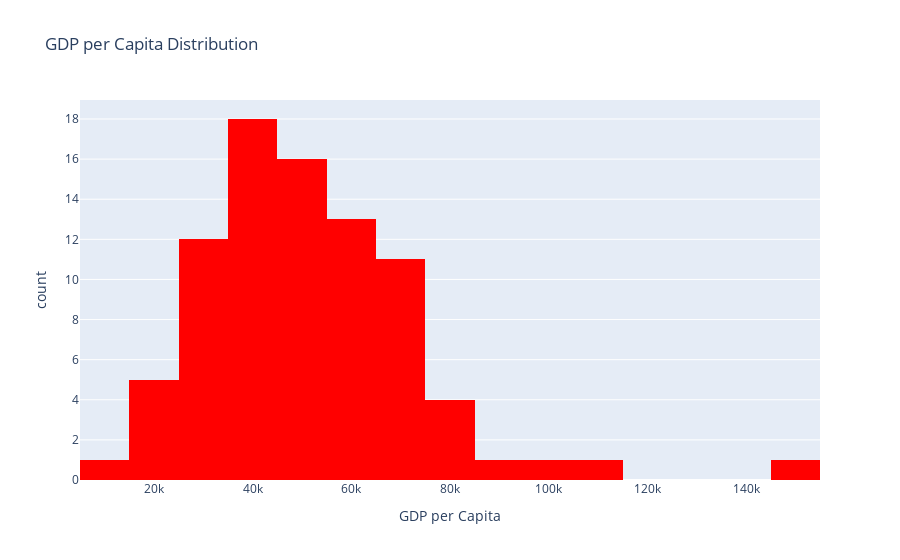

The notebook cell this image was saved under:
### Code cell
fig = px.histogram(
    df_final,
    x="GDP per Capita",
    title="GDP per Capita Distribution",
    color_discrete_sequence=['red']
)

fig.show()
Skewness=df_final['GDP per Capita'].skew()
print(f'Skewness:{Skewness}')

### Figure 1 — Plotly figure (JSON) as saved in the notebook; plotly's stock layout.template omitted (floating-point values rounded to 4 significant figures)
{"data": [{"bingroup": "x", "hovertemplate": "GDP per Capita=%{x}<br>count=%{y}<extra></extra>", "legendgroup": "", "marker": {"color": "red", "pattern": {"shape": ""}}, "name": "", "orientation": "v", "showlegend": false, "type": "histogram", "x": [55770.0, 66690.0, 62500.0, 57600.0, 53310.0, 63080.0, 43560.0, 10090.0, 80430.0, 83750.0, 94830.0, 34910.0, 34910.0, 65000.0, 30100.0, 46550.0, 61060.0, 83960.0, 60310.0, 69370.0, 67640.0, 41100.0, 39770.0, 71240.0, 54830.0, 63540.0, 40300.0, 51020.0, 45020.0, 33570.0, 30000.0, 27690.0, 49330.0, 59500.0, 41950.0, 65630.0, 46230.0, 46230.0, 69860.0, 37990.0, 39670.0, 33750.0, 54000.0, 38580.0, 23940.0, 38660.0, 21560.0, 49130.0, 21800.0, 22650.0, 101500.0, 146100.0, 50090.0, 61130.0, 25950.0, 43500.0, 55280.0, 39680.0, 112100.0, 39540.0, 44780.0, 54980.0, 73060.0, 54780.0, 67060.0, 62660.0, 67130.0, 51100.0, 58140.0, 67990.0, 37620.0, 40720.0, 42360.0, 31340.0, 28780.0, 30410.0, 34710.0, 77460.0, 51730.0, 70950.0, 49590.0, 44390.0, 38920.0, 19940.0], "xaxis": "x", "yaxis": "y"}], "layout": {"barmode": "relative", "legend": {"tracegroupgap": 0}, "title": {"text": "GDP per Capita Distribution"}, "xaxis": {"anchor": "y", "domain": [0, 1], "title": {"text": "GDP per Capita"}}, "yaxis": {"anchor": "x", "domain": [0, 1], "title": {"text": "count"}}}}
